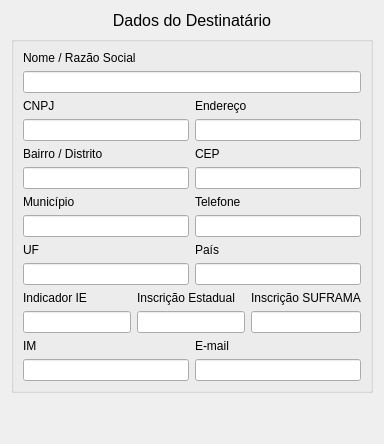
     <widget class="QWidget" name="tab_3">
      <attribute name="title">
       <string>Destinatário</string>
      </attribute>
      <layout class="QVBoxLayout" name="verticalLayout_61">
       <item>
        <widget class="QLabel" name="label_3">
         <property name="sizePolicy">
          <sizepolicy hsizetype="Preferred" vsizetype="Maximum">
           <horstretch>0</horstretch>
           <verstretch>0</verstretch>
          </sizepolicy>
         </property>
         <property name="font">
          <font>
           <pointsize>12</pointsize>
          </font>
         </property>
         <property name="text">
          <string>Dados do Destinatário</string>
         </property>
         <property name="alignment">
          <set>Qt::AlignCenter</set>
         </property>
        </widget>
       </item>
       <item>
        <widget class="QGroupBox" name="verticalGroupBox">
         <layout class="QVBoxLayout" name="verticalLayout_60">
          <item>
           <layout class="QHBoxLayout" name="horizontalLayout_25">
            <item>
             <layout class="QVBoxLayout" name="verticalLayout_62">
              <item>
               <widget class="QLabel" name="label_53">
                <property name="text">
                 <string>Nome / Razão Social</string>
                </property>
               </widget>
              </item>
              <item>
               <widget class="QLineEdit" name="lineEdit_destinatario_nome">
                <property name="readOnly">
                 <bool>true</bool>
                </property>
               </widget>
              </item>
             </layout>
            </item>
           </layout>
          </item>
          <item>
           <layout class="QHBoxLayout" name="horizontalLayout_29">
            <item>
             <layout class="QVBoxLayout" name="verticalLayout_64">
              <item>
               <widget class="QLabel" name="label_55">
                <property name="text">
                 <string>CNPJ</string>
                </property>
               </widget>
              </item>
              <item>
               <widget class="QLineEdit" name="lineEdit_destinatario_CNPJ">
                <property name="readOnly">
                 <bool>true</bool>
                </property>
               </widget>
              </item>
             </layout>
            </item>
            <item>
             <layout class="QVBoxLayout" name="verticalLayout_63">
              <item>
               <widget class="QLabel" name="label_54">
                <property name="text">
                 <string>Endereço</string>
                </property>
               </widget>
              </item>
              <item>
               <widget class="QLineEdit" name="lineEdit_destinatario_Endereco">
                <property name="readOnly">
                 <bool>true</bool>
                </property>
               </widget>
              </item>
             </layout>
            </item>
           </layout>
          </item>
          <item>
           <layout class="QHBoxLayout" name="horizontalLayout_30">
            <item>
             <layout class="QVBoxLayout" name="verticalLayout_65">
              <item>
               <widget class="QLabel" name="label_56">
                <property name="text">
                 <string>Bairro / Distrito</string>
                </property>
               </widget>
              </item>
              <item>
               <widget class="QLineEdit" name="lineEdit_destinatario_bairro">
                <property name="readOnly">
                 <bool>true</bool>
                </property>
               </widget>
              </item>
             </layout>
            </item>
            <item>
             <layout class="QVBoxLayout" name="verticalLayout_67">
              <item>
               <widget class="QLabel" name="label_58">
                <property name="text">
                 <string>CEP</string>
                </property>
               </widget>
              </item>
              <item>
               <widget class="QLineEdit" name="lineEdit_CEP">
                <property name="readOnly">
                 <bool>true</bool>
                </property>
               </widget>
              </item>
             </layout>
            </item>
           </layout>
          </item>
          <item>
           <layout class="QHBoxLayout" name="horizontalLayout_28">
            <item>
             <layout class="QHBoxLayout" name="horizontalLayout_31">
              <item>
               <layout class="QVBoxLayout" name="verticalLayout_68">
                <item>
                 <widget class="QLabel" name="label_59">
                  <property name="text">
                   <string>Município</string>
                  </property>
                 </widget>
                </item>
                <item>
                 <widget class="QLineEdit" name="lineEdit_destinatario_muninipio">
                  <property name="readOnly">
                   <bool>true</bool>
                  </property>
                 </widget>
                </item>
               </layout>
              </item>
              <item>
               <layout class="QVBoxLayout" name="verticalLayout_69">
                <item>
                 <widget class="QLabel" name="label_60">
                  <property name="text">
                   <string>Telefone</string>
                  </property>
                 </widget>
                </item>
                <item>
                 <widget class="QLineEdit" name="lineEdit_destinatario_telefone">
                  <property name="readOnly">
                   <bool>true</bool>
                  </property>
                 </widget>
                </item>
               </layout>
              </item>
             </layout>
            </item>
           </layout>
          </item>
          <item>
           <layout class="QHBoxLayout" name="horizontalLayout_27">
            <item>
             <layout class="QHBoxLayout" name="horizontalLayout_32">
              <item>
               <layout class="QVBoxLayout" name="verticalLayout_70">
                <item>
                 <widget class="QLabel" name="label_61">
                  <property name="text">
                   <string>UF</string>
                  </property>
                 </widget>
                </item>
                <item>
                 <widget class="QLineEdit" name="lineEdit_destinatario_uf">
                  <property name="readOnly">
                   <bool>true</bool>
                  </property>
                 </widget>
                </item>
               </layout>
              </item>
              <item>
               <layout class="QVBoxLayout" name="verticalLayout_71">
                <item>
                 <widget class="QLabel" name="label_62">
                  <property name="text">
                   <string>País</string>
                  </property>
                 </widget>
                </item>
                <item>
                 <widget class="QLineEdit" name="lineEdit_destinatario_pais">
                  <property name="readOnly">
                   <bool>true</bool>
                  </property>
                 </widget>
                </item>
               </layout>
              </item>
             </layout>
            </item>
           </layout>
          </item>
          <item>
           <layout class="QHBoxLayout" name="horizontalLayout_26">
            <item>
             <layout class="QVBoxLayout" name="verticalLayout_73">
              <item>
               <widget class="QLabel" name="label_64">
                <property name="text">
                 <string>Indicador IE</string>
                </property>
               </widget>
              </item>
              <item>
               <widget class="QLineEdit" name="lineEdit_destinatario_indecador_ie">
                <property name="readOnly">
                 <bool>true</bool>
                </property>
               </widget>
              </item>
             </layout>
            </item>
            <item>
             <layout class="QVBoxLayout" name="verticalLayout_74">
              <item>
               <widget class="QLabel" name="label_65">
                <property name="text">
                 <string>Inscrição Estadual</string>
                </property>
               </widget>
              </item>
              <item>
               <widget class="QLineEdit" name="lineEdit_destinatario_inscricao_estadual">
                <property name="readOnly">
                 <bool>true</bool>
                </property>
               </widget>
              </item>
             </layout>
            </item>
            <item>
             <layout class="QVBoxLayout" name="verticalLayout_72">
              <item>
               <widget class="QLabel" name="label_63">
                <property name="text">
                 <string>Inscrição SUFRAMA</string>
                </property>
               </widget>
              </item>
              <item>
               <widget class="QLineEdit" name="lineEdit_destinatario_suframa">
                <property name="readOnly">
                 <bool>true</bool>
                </property>
               </widget>
              </item>
             </layout>
            </item>
           </layout>
          </item>
          <item>
           <layout class="QHBoxLayout" name="horizontalLayout_24">
            <item>
             <layout class="QVBoxLayout" name="verticalLayout_76">
              <item>
               <widget class="QLabel" name="label_67">
                <property name="text">
                 <string>IM</string>
                </property>
               </widget>
              </item>
              <item>
               <widget class="QLineEdit" name="lineEdit_destinatario_IM">
                <property name="readOnly">
                 <bool>true</bool>
                </property>
               </widget>
              </item>
             </layout>
            </item>
            <item>
             <layout class="QVBoxLayout" name="verticalLayout_75">
              <item>
               <widget class="QLabel" name="label_66">
                <property name="text">
                 <string>E-mail</string>
                </property>
               </widget>
              </item>
              <item>
               <widget class="QLineEdit" name="lineEdit_destinatario_email">
                <property name="readOnly">
                 <bool>true</bool>
                </property>
               </widget>
              </item>
             </layout>
            </item>
           </layout>
          </item>
         </layout>
        </widget>
       </item>
       <item>
        <spacer name="verticalSpacer_3">
         <property name="orientation">
          <enum>Qt::Vertical</enum>
         </property>
         <property name="sizeHint" stdset="0">
          <size>
           <width>20</width>
           <height>40</height>
          </size>
         </property>
        </spacer>
       </item>
      </layout>
     </widget>
